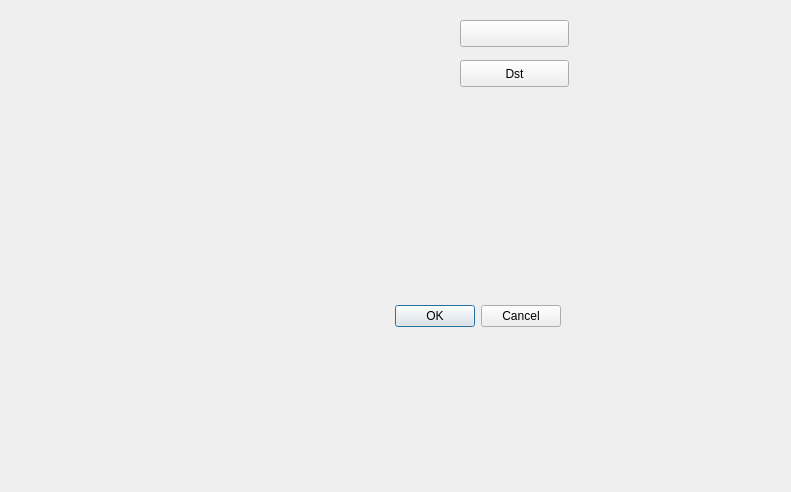
<?xml version="1.0" encoding="UTF-8"?>
<ui version="4.0">
 <class>Dialog</class>
 <widget class="QDialog" name="Dialog">
  <property name="geometry">
   <rect>
    <x>0</x>
    <y>0</y>
    <width>791</width>
    <height>492</height>
   </rect>
  </property>
  <property name="windowTitle">
   <string>Dialog</string>
  </property>
  <widget class="QDialogButtonBox" name="buttonBox">
   <property name="geometry">
    <rect>
     <x>220</x>
     <y>300</y>
     <width>341</width>
     <height>32</height>
    </rect>
   </property>
   <property name="orientation">
    <enum>Qt::Horizontal</enum>
   </property>
   <property name="standardButtons">
    <set>QDialogButtonBox::Cancel|QDialogButtonBox::Ok</set>
   </property>
  </widget>
  <widget class="QPushButton" name="pushButton">
   <property name="geometry">
    <rect>
     <x>460</x>
     <y>20</y>
     <width>109</width>
     <height>27</height>
    </rect>
   </property>
   <property name="text">
    <string/>
   </property>
  </widget>
  <widget class="QPushButton" name="pushButton_2">
   <property name="geometry">
    <rect>
     <x>460</x>
     <y>60</y>
     <width>109</width>
     <height>27</height>
    </rect>
   </property>
   <property name="text">
    <string>Dst</string>
   </property>
  </widget>
 </widget>
 <resources/>
 <connections>
  <connection>
   <sender>buttonBox</sender>
   <signal>accepted()</signal>
   <receiver>Dialog</receiver>
   <slot>accept()</slot>
   <hints>
    <hint type="sourcelabel">
     <x>248</x>
     <y>254</y>
    </hint>
    <hint type="destinationlabel">
     <x>157</x>
     <y>274</y>
    </hint>
   </hints>
  </connection>
  <connection>
   <sender>buttonBox</sender>
   <signal>rejected()</signal>
   <receiver>Dialog</receiver>
   <slot>reject()</slot>
   <hints>
    <hint type="sourcelabel">
     <x>316</x>
     <y>260</y>
    </hint>
    <hint type="destinationlabel">
     <x>286</x>
     <y>274</y>
    </hint>
   </hints>
  </connection>
 </connections>
</ui>
